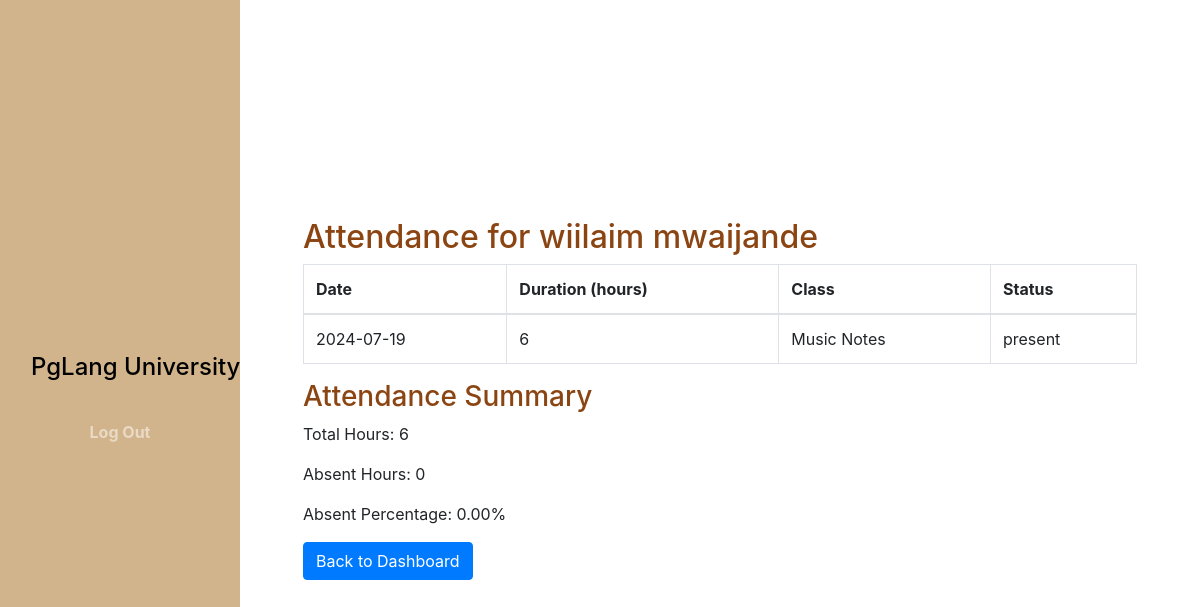
The app's page /PHP/studentAtten.php?studentID=1 with its own data.
### tables this page shows
CREATE TABLE `student` (
  `studentID` int(11) NOT NULL,
  `firstName` varchar(50) NOT NULL,
  `lastName` varchar(50) NOT NULL,
  `gender` enum('male','female') NOT NULL,
  `email` varchar(100) NOT NULL,
  `pwd` varchar(100) NOT NULL,
  `created_at` datetime NOT NULL DEFAULT current_timestamp()
);

CREATE TABLE `attendance` (
  `attendanceID` int(11) NOT NULL,
  `classID` int(11) NOT NULL,
  `studentID` int(11) NOT NULL,
  `date` date NOT NULL,
  `status` enum('present','absent') NOT NULL,
  `duration` int(11) NOT NULL
);

CREATE TABLE `classes` (
  `classID` int(11) NOT NULL,
  `className` varchar(100) NOT NULL,
  `departmentID` int(11) NOT NULL
);

### PHP/studentAtten.php (the view, shortened to what this page needs)
<?php
require_once 'includes/dbcon.inc.php';
$studentID = $_GET['studentID'];
$query = "SELECT firstName, lastName FROM student WHERE studentID = ?";
$stmt = $pdo->prepare($query);
$stmt->execute([$studentID]);
$student = $stmt->fetch(PDO::FETCH_ASSOC);
$query = "SELECT a.date, a.duration, a.status, c.className
          FROM attendance a
          JOIN classes c ON a.classID = c.classID
          WHERE a.studentID = ?";
$stmt = $pdo->prepare($query);
$stmt->execute([$studentID]);
$attendances = $stmt->fetchAll(PDO::FETCH_ASSOC);
$totalHours = 0;
$absentHours = 0;
foreach ($attendances as $attendance) {
    $totalHours += $attendance['duration'];
}
$absentPercentage = $totalHours > 0 ? ($absentHours / $totalHours) * 100 : 0;
?>
<!DOCTYPE html>
<html lang="en">
<head>
    <link rel="stylesheet" href="..\CSS\styleD.css">
    <link rel="stylesheet" href="https://stackpath.bootstrapcdn.com/bootstrap/4.3.1/css/bootstrap.min.css">
</head>
<body>
<nav class="navbar navbar-expand-lg navbar-dark fixed-top">
        <div class="container flex-lg-column">
            <a class="navbar-brand mx-lg-auto mb-lg-4" href="#">
                <span class="h4 fw-bold" style="color:black;">PgLang University</span>
            </a>
            <div class="collapse navbar-collapse" id="navbarNav">
                <ul class="navbar-nav ms-auto flex-lg-column text-lg-center">
                    <li class="nav-item">
                        <a class="nav-link" href="includes/logout.php">Log Out</a>
                    </li>
                </ul>
            </div>
        </div>
    </nav>
<div class="content-wrapper">
<section class="full-height px-lg-5">
<div class="container">
    <div class="row">
        <div class="col-12">
        <h2>Attendance for <?php echo htmlspecialchars($student['firstName'] . ' ' . $student['lastName']); ?></h2>
        <table class="table table-bordered">
            <thead>
                <tr>
                    <th>Date</th>
                    <th>Duration (hours)</th>
                    <th>Class</th>
                    <th>Status</th>
                </tr>
            </thead>
            <tbody>
                <?php foreach ($attendances as $attendance): ?>
                    <tr>
                        <td><?php echo htmlspecialchars($attendance['date']); ?></td>
                        <td><?php echo htmlspecialchars($attendance['duration']); ?></td>
                        <td><?php echo htmlspecialchars($attendance['className']); ?></td>
                        <td><?php echo htmlspecialchars($attendance['status']); ?></td>
                    </tr>
                <?php endforeach; ?>
            </tbody>
        </table>
        <h3>Attendance Summary</h3>
        <p>Total Hours: <?php echo $totalHours; ?></p>
        <p>Absent Hours: <?php echo $absentHours; ?></p>
        <p>Absent Percentage: <?php echo number_format($absentPercentage, 2); ?>%</p>
        <a href="tchDashboard.php" class="btn btn-primary">Back to Dashboard</a>
        </div>
    </div>
    </div>
</section>
</div>
</body>
</html>

### CSS/styleD.css (style rules this page uses)
body { background-color: #f5f5dc; color: #8b4513; }
h1, h2, h3, h4, h5, h6 { color: #8b4513; font-weight: 700; }
a { text-decoration: none; color: #d2b48c; transition: all 0.4s ease; }
.navbar { background-color: #d2b48c; }
.nav-link { font-weight: 700; color: #8b4513; }
.full-height { min-height: 100vh; height: 100%; display: flex; flex-direction: column; justify-content: center; padding-top: 80px; padding-bottom: 80px; border-bottom: 2px solid #f5f5dc; }
.content-wrapper { padding-left: 240px; }
@media (min-width: 992px) { .navbar { min-height: 100vh; width: 240px; background: linear-gradient(#d2b48c, #d2b48c); background-size: cover; background-position: center; } }

### records on screen
student: firstName+lastName "wiilaim mwaijande"
attendance: date "2024-07-19", duration "6", classID.className "Music Notes", status "present"

### other values on screen
$totalHours "6"
$absentHours "0"
$absentPercentage "0.00"
